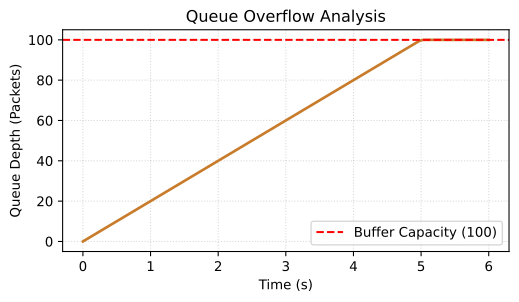

Source code (Python):
import matplotlib.pyplot as plt
import numpy as np
import os

time = np.linspace(0, 6, 100)
buffer = np.minimum(100, time * 20) # 20 packets net growth per second

fig, ax = plt.subplots(figsize=(6, 3))
ax.plot(time, buffer, color='#c87b2a', linewidth=2)
ax.axhline(y=100, color='red', linestyle='--', label='Buffer Capacity (100)')
ax.set_xlabel('Time (s)')
ax.set_ylabel('Queue Depth (Packets)')
ax.set_title('Queue Overflow Analysis')
ax.legend()
ax.grid(True, linestyle=':', alpha=0.5)

out_path = os.environ.get('VISUAL_OUT_PATH', 'out.svg')
fig.savefig(out_path, format='svg', bbox_inches='tight')
plt.close(fig)
